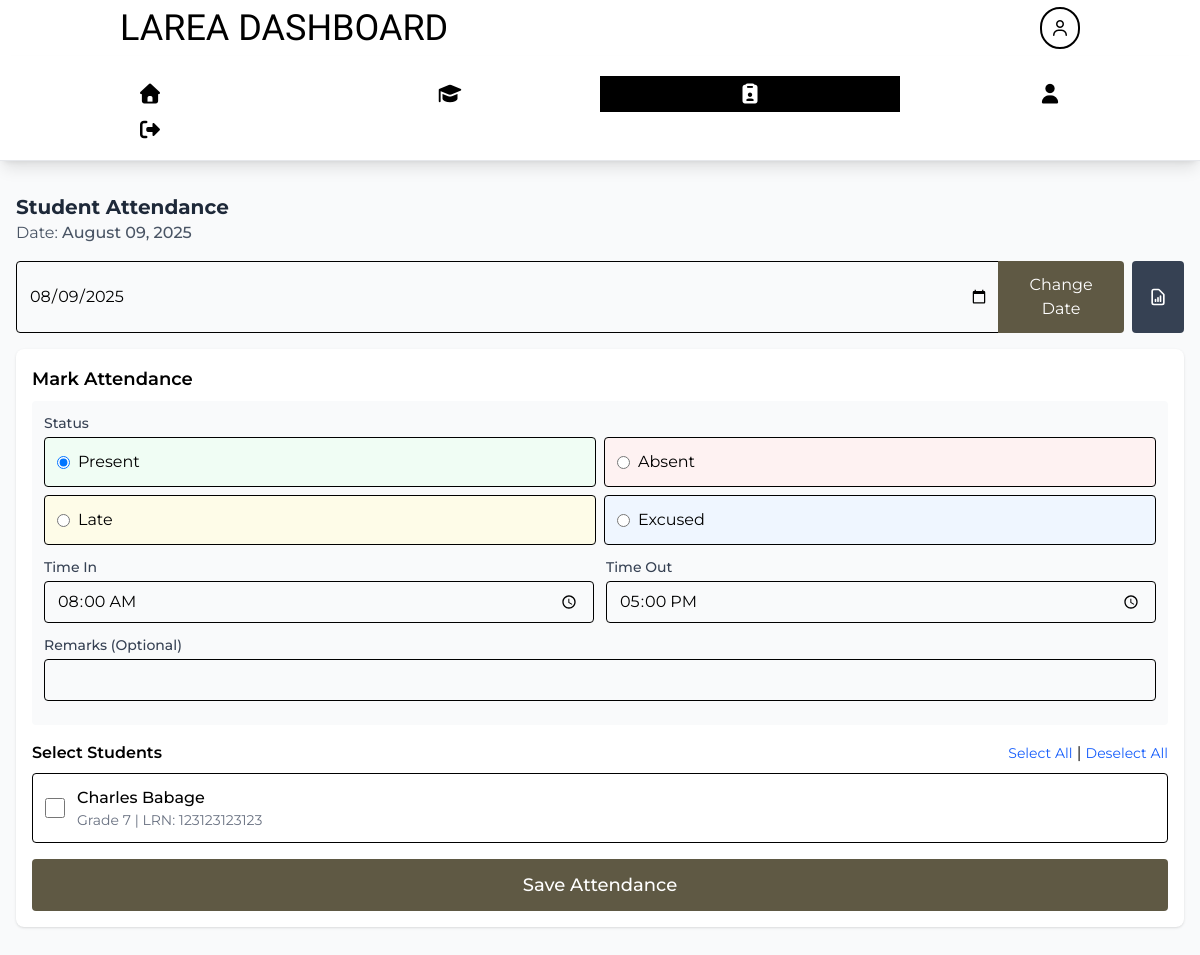
The app's page /users/attendance.php with its own data.
### tables this page shows
CREATE TABLE `students_tbl` (
  `id` int(12) NOT NULL,
  `Fname` varchar(100) NOT NULL,
  `Lname` varchar(100) NOT NULL,
  `Mname` varchar(100) NOT NULL,
  `GLevel` varchar(12) NOT NULL,
  `Course` varchar(100) NOT NULL,
  `LRN` bigint(12) NOT NULL,
  `photo_path` varchar(255) DEFAULT NULL
);

### users/attendance.php (the view, shortened to what this page needs)
<?php include "../includes/header.php" ?>
<?php include "../includes/navbar.php" ?>
<?php
$selected_date = isset($_GET['date']) ? $_GET['date'] : date('Y-m-d');
$conn = conn();
$query = "SELECT * FROM students_tbl ORDER BY Lname, Fname";
$result = $conn->query($query);
?>
<main class="min-h-screen main-font bg-gray-50">
    <?php include "../includes/navbar2.php" ?>
    <div class="p-4">
        <div class="flex flex-col mb-4">
            <h1 class="text-xl font-bold text-gray-800">Student Attendance</h1>
            <p class="text-gray-600">Date: <span
                    class="font-medium"><?php echo date('F d, Y', strtotime($selected_date)); ?></span></p>
        </div>
        <div class="flex gap-2 mb-4">
            <form method="get" class="flex flex-1">
                <input type="date" name="date" value="<?php echo $selected_date; ?>"
                    class="w-full border rounded-l py-3 px-3">
                <button type="submit" class="bg-main text-white py-3 px-4 rounded-r -ml-1">
                    Change Date
                </button>
            </form>
            <a href="attendance_report.php"
                class="bg-gray-700 text-white flex items-center justify-center px-4 rounded">
                <svg class="w-5 h-5" fill="none" stroke="currentColor" viewBox="0 0 24 24">
                    <path stroke-linecap="round" stroke-linejoin="round" stroke-width="2"
                        d="M9 17v-2m3 2v-4m3 4v-6m2 10H7a2 2 0 01-2-2V5a2 2 0 012-2h5.586a1 1 0 01.707.293l5.414 5.414a1 1 0 01.293.707V19a2 2 0 01-2 2z">
                    </path>
                </svg>
            </a>
        </div>
        <form method="post" class="bg-white rounded-lg shadow p-4 mb-6">
            <h2 class="text-lg font-semibold mb-2">Mark Attendance</h2>
            <div class="mb-4 p-3 bg-gray-50 rounded">
                <div class="mb-3">
                    <label class="block text-sm font-medium text-gray-700 mb-1">Status</label>
                    <div class="grid grid-cols-2 gap-2">
                        <label class="flex items-center bg-green-50 p-3 rounded border">
                            <input type="radio" name="status" value="present" class="mr-2" checked>
                            <span>Present</span>
                        </label>
                        <label class="flex items-center bg-red-50 p-3 rounded border">
                            <input type="radio" name="status" value="absent" class="mr-2">
                            <span>Absent</span>
                        </label>
                        <label class="flex items-center bg-yellow-50 p-3 rounded border">
                            <input type="radio" name="status" value="late" class="mr-2">
                            <span>Late</span>
                        </label>
                        <label class="flex items-center bg-blue-50 p-3 rounded border">
                            <input type="radio" name="status" value="excused" class="mr-2">
                            <span>Excused</span>
                        </label>
                    </div>
                </div>
                <div class="grid grid-cols-2 gap-3 mb-3">
                    <div>
                        <label class="block text-sm font-medium text-gray-700 mb-1">Time In</label>
                        <input type="time" name="time_in" class="w-full border rounded py-2 px-3" value="08:00">
                    </div>
                    <div>
                        <label class="block text-sm font-medium text-gray-700 mb-1">Time Out</label>
                        <input type="time" name="time_out" class="w-full border rounded py-2 px-3" value="17:00">
                    </div>
                </div>
                <div class="mb-3">
                    <label class="block text-sm font-medium text-gray-700 mb-1">Remarks (Optional)</label>
                    <input type="text" name="remarks" class="w-full border rounded py-2 px-3">
                </div>
            </div>
            <div>
                <div class="flex justify-between items-center mb-2">
                    <h3 class="font-semibold">Select Students</h3>
                    <div>
                        <button type="button" id="selectAll" class="text-sm text-blue-600">Select All</button> |
                        <button type="button" id="deselectAll" class="text-sm text-blue-600">Deselect All</button>
                    </div>
                </div>
                <div class="border rounded overflow-y-auto max-h-[60vh]">
                    <div class="divide-y">
                        <?php if ($result->num_rows > 0): ?>
                            <?php while ($student = $result->fetch_assoc()): ?>
                                <label class="flex items-center p-3 hover:bg-gray-50">
                                    <input type="checkbox" name="student_ids[]" value="<?php echo $student['id']; ?>"
                                        class="student-checkbox mr-3 h-5 w-5">
                                    <div>
                                        <div class="font-medium"><?php echo $student["Fname"] . " " . $student["Lname"]; ?>
                                        </div>
                                        <div class="text-sm text-gray-500">
                                            <?php echo $student["GLevel"] ?> | LRN: <?php echo $student["LRN"] ?>
                                        </div>
                                    </div>
                                </label>
                            <?php endwhile; ?>
                        <?php else: ?>
                            <div class="p-4 text-center text-gray-500">No students found</div>
                        <?php endif; ?>
                    </div>
                </div>
            </div>
            <button type="submit"
                class="mt-4 w-full bg-main hover:bg-blue-700 text-white py-3 px-4 rounded font-medium text-lg">
                Save Attendance
            </button>
        </form>
    </div>
</main>
<?php include "../includes/footer.php" ?>

### css/colors.css (style rules this page uses)
.bg-main { background-color: #5f5944; }

### records on screen
students_tbl: Fname "Charles", Lname "Babage", GLevel "Grade 7", LRN "123123123123"

### other values on screen
date('F d, Y', strtotime($selected_date)) "August 09, 2025"
